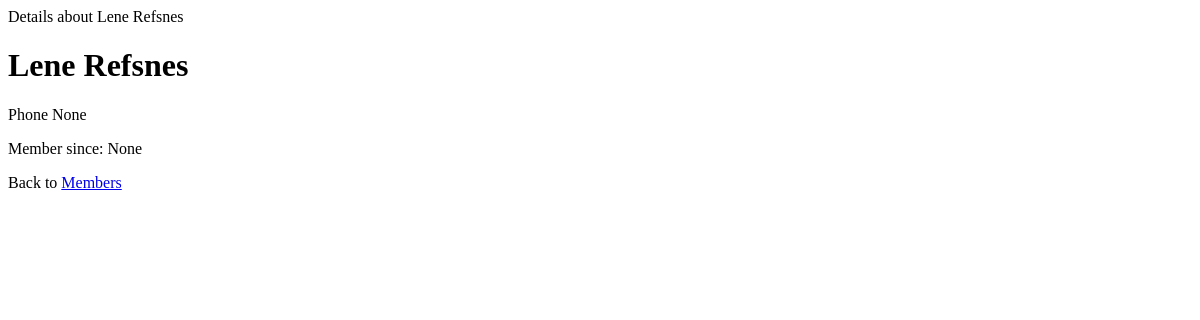
Page /members/details/4 on the earlier database version.
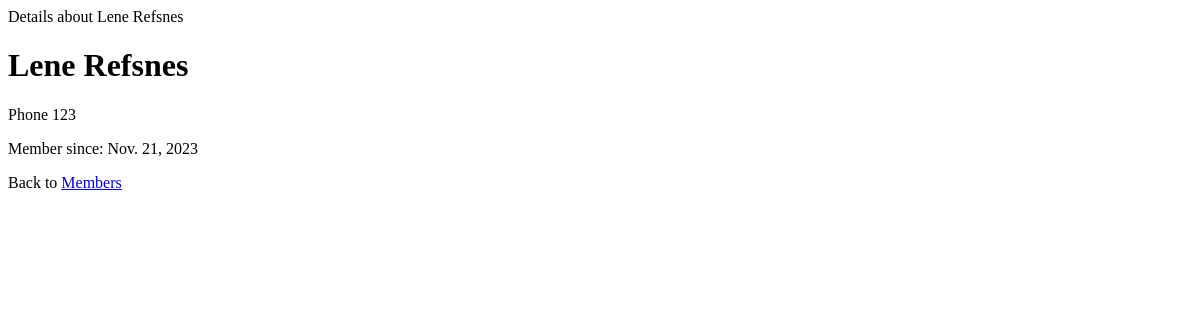
Same page on the later database version.
### members/models.py (models this page shows, shortened)
class Member(models.Model) :
    firstname = models.CharField(max_length=255)
    lastname = models.CharField(max_length=255)
    phone = models.IntegerField(null=True)
    joined_date = models.DateField(null=True)

### members/views.py (the view)
# urls.py: path('members/details/<int:id>', views.details, name = 'details'),
def details(request, id) :
    mymember = Member.objects.get(id = id)
    template = loader.get_template('details.html')
    context = {
        'mymember' : mymember,
    }
    return HttpResponse(template.render(context, request))

### members/templates/details.html
{% block title %}
    Details about {{ mymember.firstname }} {{ mymember.lastname }}
{% endblock %}
{% block content %}
    <h1>{{ mymember.firstname }} {{ mymember.lastname }}</h1>
    <p>Phone {{ mymember.phone }}</p>
    <p>Member since: {{ mymember.joined_date }}</p>
    <p>Back to <a href="/members">Members</a></p>
{% endblock %}

Differences in the rows shown:
changed Member "Lene": phone "None" → "123"; joined_date "None" → "Nov. 21, 2023"
